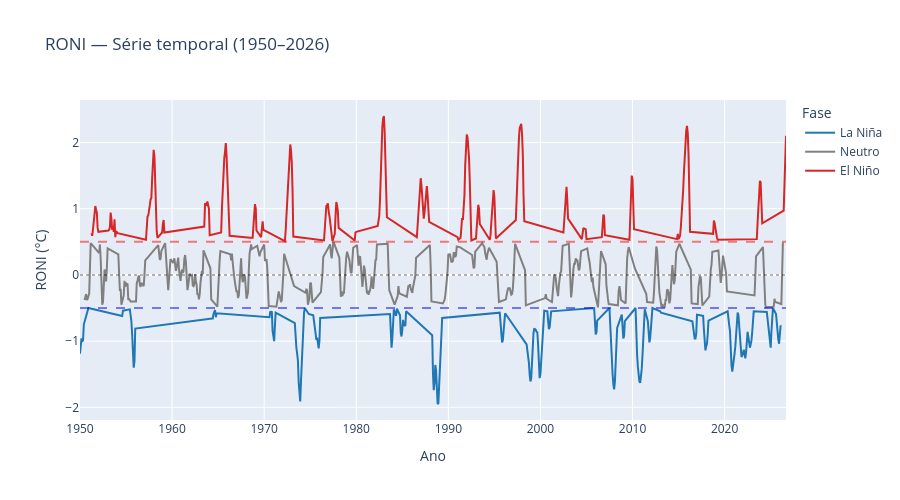

Notebook cell for this chart:
### Markdown cell above
<h3> 8. Fases ENSO no histórico (1950–2026)</h3>

Aplicamos o limiar ±0,5 °C a cada trimestre do histórico para contar
quantos trimestres caíram em El Niño, La Niña ou Neutro, e plotamos
a série colorida por fase para inspeção visual.

### Code cell
# ============================================================
# 8. Classificação das fases no histórico
# ============================================================
def classificar(valor):
    if valor >=  0.5: return "El Niño"
    if valor <= -0.5: return "La Niña"
    return "Neutro"

df_roni_hist["fase"] = df_roni_hist["ANOM"].apply(classificar)
print(df_roni_hist["fase"].value_counts())

# ============================================================
# 8.1 Série histórica colorida por fase
# ============================================================
fig = px.line(
    df_roni_hist,
    x="data", y="ANOM", color="fase",
    title="RONI — Série temporal (1950–2026)",
    labels={"data": "Ano", "ANOM": "RONI (°C)", "fase": "Fase"},
    color_discrete_map={
        "El Niño": "#d62728",
        "La Niña": "#1f77b4",
        "Neutro":  "gray",
    },
)

fig.add_hline(y= 0.5, line_dash="dash", line_color="red",  opacity=0.5)
fig.add_hline(y=-0.5, line_dash="dash", line_color="blue", opacity=0.5)
fig.add_hline(y= 0,   line_dash="dot",  line_color="black", opacity=0.3)

fig.update_layout(
    height=500,
    hovermode="x unified",
    xaxis_title="Ano",
    yaxis_title="RONI (°C)",
)
fig.show()

### Figure 1 — Plotly figure (JSON) as saved in the notebook; plotly's stock layout.template omitted (floating-point values rounded to 4 significant figures; data arrays with more than 128 entries replaced by an {"elided": "..."} marker saying what was removed)
{"data": [{"hovertemplate": "Fase=La Niña<br>Ano=%{x}<br>RONI (°C)=%{y}<extra></extra>", "legendgroup": "La Niña", "line": {"color": "#1f77b4", "dash": "solid"}, "marker": {"symbol": "circle"}, "mode": "lines", "name": "La Niña", "orientation": "v", "showlegend": true, "type": "scatter", "x": {"elided": "236 str values"}, "xaxis": "x", "y": {"elided": "236 float values"}, "yaxis": "y"}, {"hovertemplate": "Fase=Neutro<br>Ano=%{x}<br>RONI (°C)=%{y}<extra></extra>", "legendgroup": "Neutro", "line": {"color": "gray", "dash": "solid"}, "marker": {"symbol": "circle"}, "mode": "lines", "name": "Neutro", "orientation": "v", "showlegend": true, "type": "scatter", "x": {"elided": "444 str values"}, "xaxis": "x", "y": {"elided": "444 float values"}, "yaxis": "y"}, {"hovertemplate": "Fase=El Niño<br>Ano=%{x}<br>RONI (°C)=%{y}<extra></extra>", "legendgroup": "El Niño", "line": {"color": "#d62728", "dash": "solid"}, "marker": {"symbol": "circle"}, "mode": "lines", "name": "El Niño", "orientation": "v", "showlegend": true, "type": "scatter", "x": {"elided": "241 str values"}, "xaxis": "x", "y": {"elided": "241 float values"}, "yaxis": "y"}], "layout": {"height": 500, "hovermode": "x unified", "legend": {"title": {"text": "Fase"}, "tracegroupgap": 0}, "shapes": [{"line": {"color": "red", "dash": "dash"}, "opacity": 0.5, "type": "line", "x0": 0, "x1": 1, "xref": "x domain", "y0": 0.5, "y1": 0.5, "yref": "y"}, {"line": {"color": "blue", "dash": "dash"}, "opacity": 0.5, "type": "line", "x0": 0, "x1": 1, "xref": "x domain", "y0": -0.5, "y1": -0.5, "yref": "y"}, {"line": {"color": "black", "dash": "dot"}, "opacity": 0.3, "type": "line", "x0": 0, "x1": 1, "xref": "x domain", "y0": 0, "y1": 0, "yref": "y"}], "title": {"text": "RONI — Série temporal (1950–2026)"}, "xaxis": {"anchor": "y", "domain": [0.0, 1.0], "title": {"text": "Ano"}}, "yaxis": {"anchor": "x", "domain": [0.0, 1.0], "title": {"text": "RONI (°C)"}}}}
